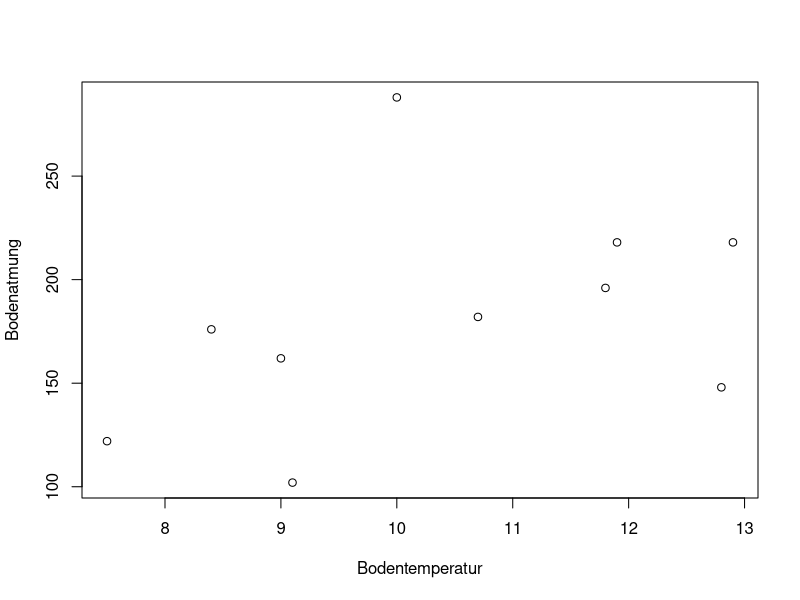
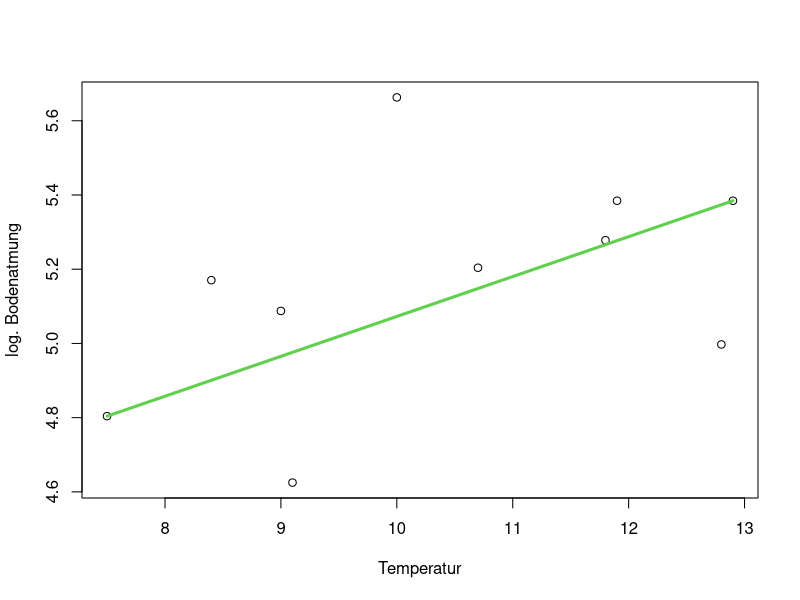
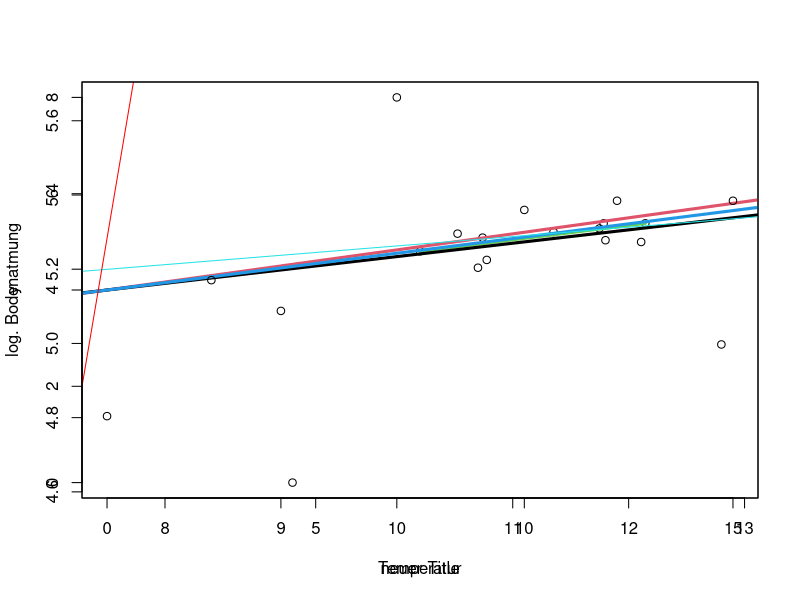

Here is the R script that generated these plots, in order:
3+5
# Ctrl+enter: ausf?hrung von Befehlen im Skriptfenster

# Vektoren
temp <- c(7.5, 8.4, 9.1, 9.0, 10.0, 10.7, 11.8, 11.9, 12.8, 12.9)
resp <- c(122, 176, 102, 162, 288, 182, 196, 218, 148, 218)

3*temp
  x <- temp
  y <- log(resp)

plot(temp, resp, xlab = "Bodentemperatur", ylab = "Bodenatmung")

# Vektoren mit Struktur
(-7):15


x1 <- 1:10
  seq(11, 19, 2)
  ?seq
  seq(to=19, by=2, from=11)
x2 <- seq(11,19,length.out = 10)
  x2
  seq()
  seq() # tabulatortaste zeigt die attribute der funktion an (Cursor an position nach klammer auf)
  
  ??sequence # wirft eine ?bersicht von Hilfeseiten, wo der Suchbegriff auftaucht
  
  rep(2, 10)
  eins.vec <- rep(1,10)
  rep(x, 2)
  rep(c(1,2,4), 3)
  rep(c(1,2,4), each = 3)
  
  x3 <- rep(c("kalt", "warm"), each = 5)
  
  # Matrizen
  
  matrix(data = 1:12, nrow = 3)
  
  
A <- matrix(data = 1:12, nrow = 3, byrow = T)
  
  matrix(data = 1:12, nrow = 5, byrow = TRUE)
  
X <- cbind(temp, resp)

A
A[2,3]
A[1:2, 2:3]
A[1,]
A[,2]
X[,2]
X[,"resp"]
X[,2]>150
X[X[,2]>150, ]

cbind(x3, x, y)


resp.data <- data.frame(x3, x, y)
str(resp.data)

resp.data[2,3]
resp.data$x

 A
 B <- matrix(1:12,3)
 B
 A*B
 
 A %*% t(B)
 
 
 plot(x,y, xlab = "Temperatur", ylab = "log. Bodenatmung")
 # siehe VOrlesung 16.10.17: y_i \approx \beta_0 + \beta_1*x_i
 # gesucht sind die besten Werte f?r \beta_0, \beta_1
 
 # einfache Gerade von Minimum zum Maximum
 xwerte <- c(min(x), max(x))
 ywerte <- c(y[1],   y[length(y)]) # wie mit sort() und order() f?r komplexere Datens?tze machen?
 
 lines(xwerte, ywerte, col = 3, lwd = 3)
 
 # Kriterien: \item Verbinde die "Extrempunkte" (s.o.)
 #            \item \min{\limits_{\beta_0, \beta_1}} \Sum{\limits_{i=1}^{n}} (y_i - (\beta_0+ \beta_1*x_1))^2
 #            \item \min{\limits_{\beta_0, \beta_1}} \Sum{\limits_{i=1}^{n}} (y_i - (\beta_0+ \beta_1*x_1))
 ### Berechnung der Kriterien f?r Beispielwerte f?r \beta_0 (b1), \beta_1 (b2)
 # \beta_1 = Anstieg der Geraden: \frac{y_2 - y_1}{x_2 - x_1}
 b1 <- (5.4 - 4.8)/5
 
 plot(x,y, xlim = c(0, 15), ylim = c(0,8), xlab = "Temperatur", ylab = "log. Bodenatmung")
 lines(xwerte, ywerte, col = 3, lwd = 3)
 b0 <- 4
 sum((y-(b0+b1*x))^2)
 abline(b0, b1, col = 2, lwd = 3)
 
 b1 <- 0.1
 sum((y-(b0+b1*x))^2)
 abline(b0, b1, col = 1, lwd = 3)
 
 b1 <- 0.11
 sum((y-(b0+b1*x))^2)
 abline(b0, b1, col = 4, lwd = 3)
 
 
 # grid search
  b0.seq <- seq(3, 5, 0.01)
  b1.seq <- seq(0, 0.15, 0.01)
  result <- matrix(0, length(b0.seq), length(b1.seq))
  for (i in 1:length(b0.seq)) {
    for (j in 1:length(b1.seq)) {
      result[i,j] <- sum((y-(b0.seq[i]+b1.seq[j]*x))^2)
      #abline(b0, b1, col = 2, lwd = 3)
    }
  }
  
  result
  min(result)
  which( result == min(result), arr.ind = T)
  b0.seq[144]
  b1.seq[8]
  # beste Gerade hinsichtlich dieses Kriteriums:
  abline(4.43, 0.07, col = 5, lwd = 1)
  
  # Hausaufgabe: beste Gerade nach einem anderen Kriterium finden.
  #lines(spline(x,y, from=3, to=16), col = "green", add=T)
  ap <- approx(x,y);
  apm <- cbind(ap$x, ap$y);
  apm.min <- apm[min(ap$x),][2];
  apm.max <- apm[max(ap$x),][2];
  abline(apm.min, apm.max, col = "red", lwd = 1)
  par(new=T); 
  # das selbe mit splines
  plot(x, y, from=3, to=16, xlab="neuer Title"); par(new=T); 